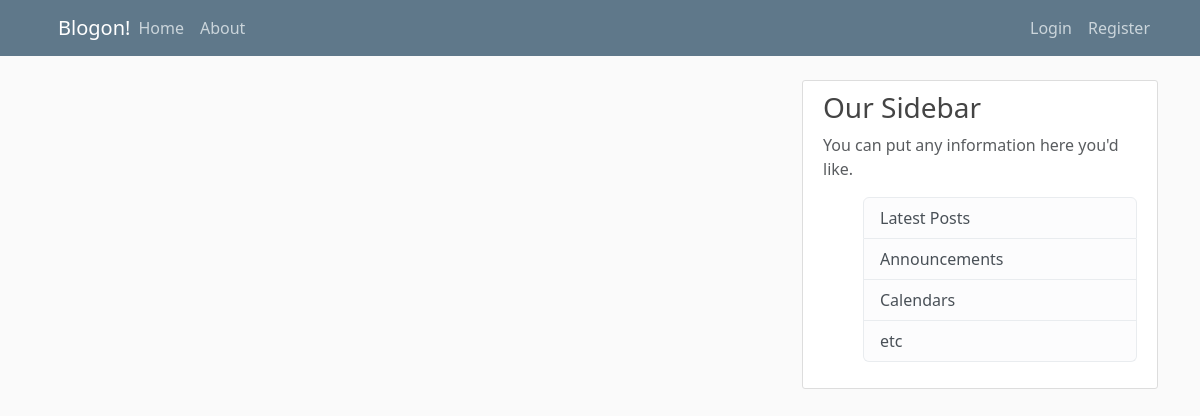
/home, run on an earlier commit of the app's database.
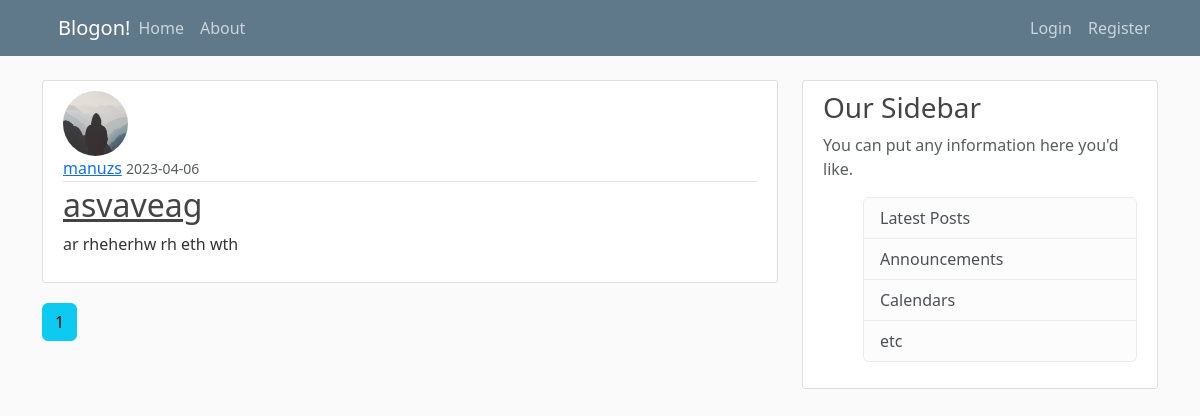
And on a later commit of the database.
### flaskblog/models.py (models this page shows, shortened)
class Post(db.Model):
    id = db.Column(db.Integer, primary_key = True)
    title = db.Column(db.String(100), nullable = False)
    date_posted = db.Column(db.DateTime, nullable = False, default = datetime.utcnow)
    content = db.Column(db.Text, nullable = False)
    user_id = db.Column(db.Integer, db.ForeignKey('user.id'), nullable = False)

class User(db.Model, UserMixin):
    id = db.Column(db.Integer, primary_key = True)
    username = db.Column(db.String(20), unique =True, nullable = False)
    email = db.Column(db.String(120), unique =True, nullable = False)
    image_file = db.Column(db.String(20), default = 'default.jpg')
    password = db.Column(db.String(60), nullable = False)
    posts = db.relationship('Post', backref = 'author', lazy = True)

### flaskblog/main/routes.py (the view)
@main.route("/")
@main.route("/home")
def home():
    page = request.args.get('page', 1, type=int)
    posts = Post.query.order_by(Post.date_posted.desc()).paginate(page = page, per_page = 3)
    return render_template('home.html', posts = posts)

### flaskblog/templates/home.html
{% extends "layout.html" %}
{% block content %}
    {% for post in posts.items %}
      <article class="media content-section">
        <img class="rounded-circle article-img" src="{{ url_for('static', filename = 'profile_pics/' + post.author.image_file) }}">
        <div class="media-body">
          <div class="article-metadata">
            <a class="mr-2" href="{{url_for('users.user_posts',username = post.author.username)}}">{{ post.author.username }}</a>
            <small class="text-muted">{{ post.date_posted.strftime('%Y-%m-%d')}}</small>
          </div>
          <h2><a class="article-title" href="{{url_for('posts.post', post_id = post.id)}}">{{ post.title }}</a></h2>
          <p class="article-content">{{ post.content }}</p>
        </div>
      </article>
    {% endfor %}
    {% for page_num in posts.iter_pages(left_edge=1, right_edge=1, left_current=1, right_current=2) %}
      {% if page_num %}
        {% if posts.page == page_num %}
          <a class="btn btn-info mb-4" href="{{url_for('main.home', page = page_num)}}"> {{page_num}} </a>
        {% else %}
        <a class="btn btn-outline-info mb-4" href="{{url_for('main.home', page = page_num)}}"> {{page_num}} </a>
        {% endif %}
      {% else %}
        ...
      {% endif %}
    {% endfor %}
{% endblock content %}

What changed in the data, as far as the page shows it:
added Post: image_file (placeholder picture), author.username "manuzs", date_posted "2023-04-06", title "asvaveag", content "ar rheherhw rh eth wth"
Also different on the page:
new list line: "1"
